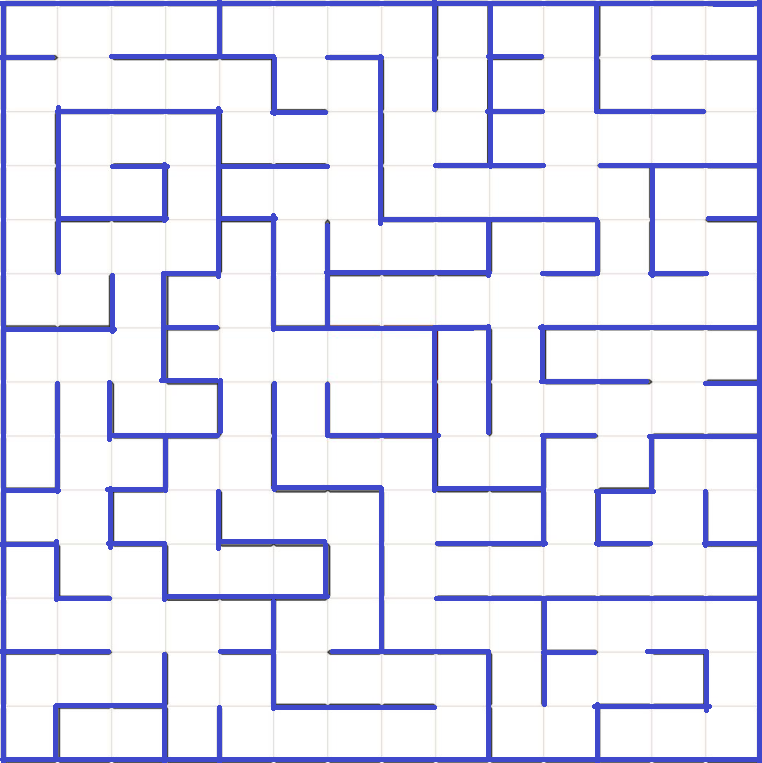
#> input picture maze-solving-bot-simulator/Maze.bk.png, 762 x 763 px
$ python -i utils.py   (imports and definitions only)
#> lines starting #> are read from the running program, lines starting #| are printed output that depends on the picture; after the words box and inside, x2 and y2 are one past the last pixel; in counts of white or black regions, pixels touching at a corner belong together
#> further down, picture is the input picture: shape (763, 762, 3); mean B, G, R 245.6, 232.1, 231.3
import cv2
import numpy

import robot
from datatypes import Direction


# [48 lines left out: functions open_image, refresh_screen, draw_robot, not called in this run]


def apply_vision_filter(img):
    """Apply a filtered image to use for sensor functionality"""

    greyscale = cv2.cvtColor(img, cv2.COLOR_BGR2GRAY)
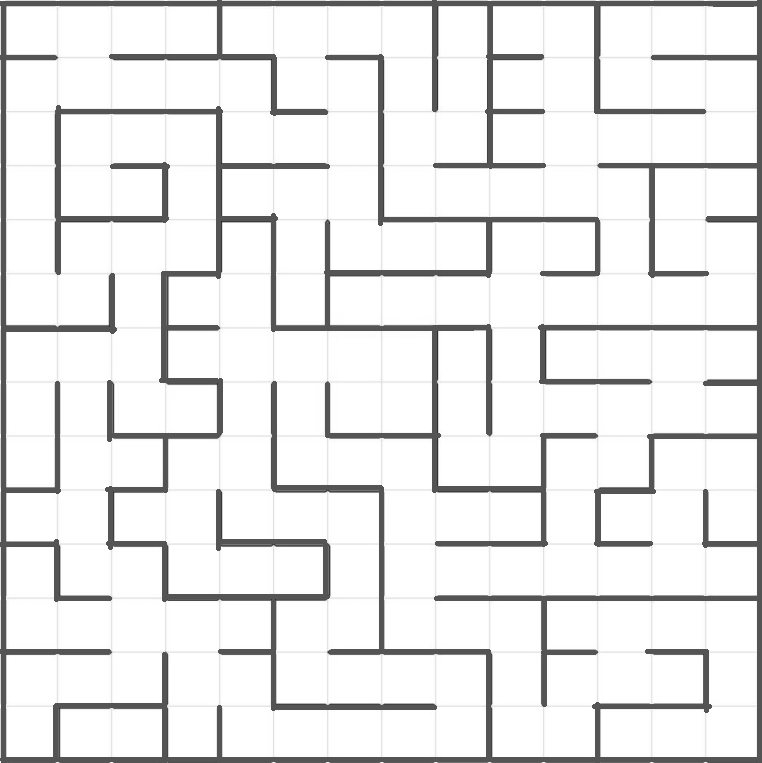
#> greyscale: shape (763, 762); min 33, max 255, mean 233.3
    blurred = cv2.medianBlur(greyscale, 5)
    threshholded = cv2.adaptiveThreshold(blurred, 255, cv2.ADAPTIVE_THRESH_MEAN_C, cv2.THRESH_BINARY, 5, 3)
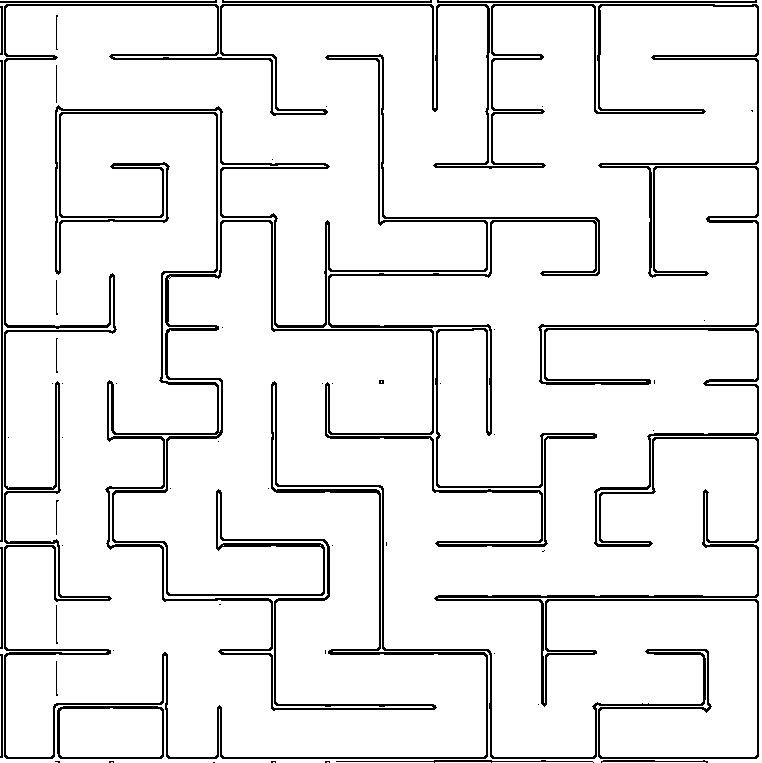
#> threshholded: shape (763, 762); 91.5% white; black in thin lines or dots
    kernel = numpy.ones((3, 3), numpy.uint8)
    dilated = cv2.dilate(threshholded, kernel, iterations=1)
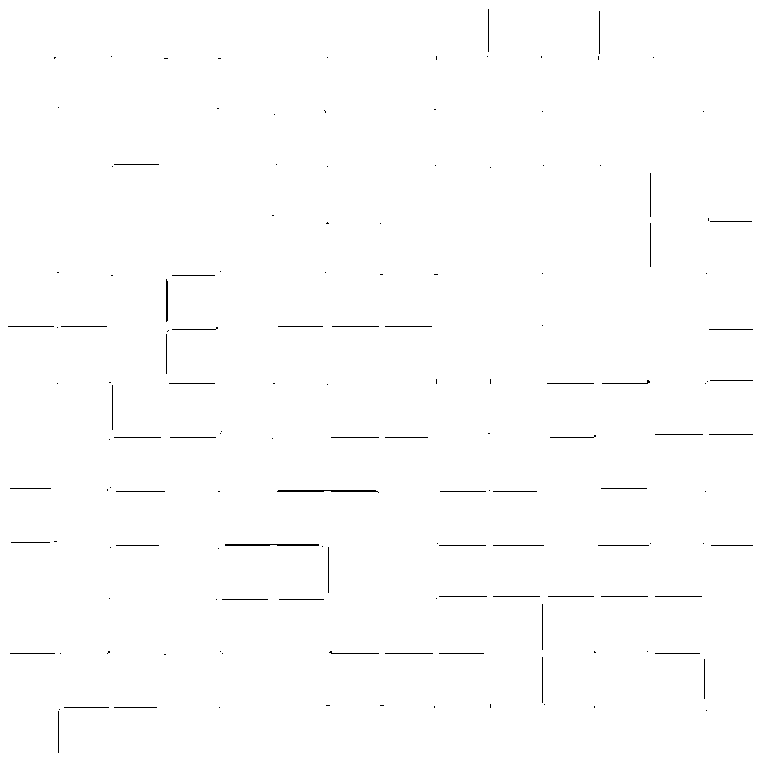
#> dilated: shape (763, 762); 99.4% white; black in thin lines or dots
    eroded = cv2.erode(dilated, kernel, iterations=1)
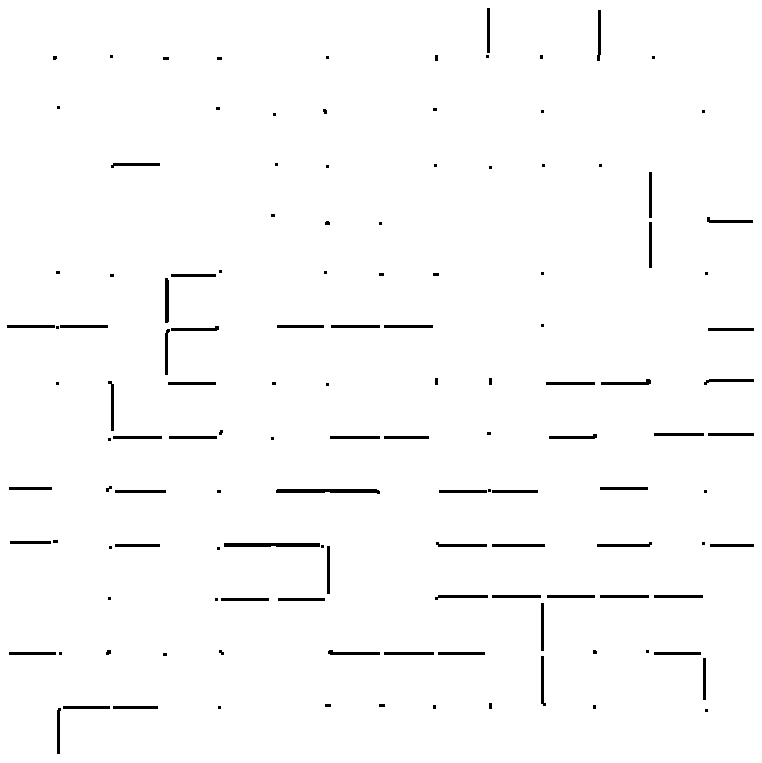
#> eroded: shape (763, 762); 98.3% white; 128 black regions (64 under 20 px), largest, box (x1, y1, x2, y2) and area: (276, 489, 380, 494) 409, (224, 543, 320, 547) 379, (165, 278, 169, 323) 177
    return eroded


# [8 lines left out: function apply_ground_filter, not called in this run]

>>> import cv2
>>> picture = cv2.imread('Maze.bk.png')
>>> result = apply_vision_filter(picture)

$ run again, on maze-solving-bot-simulator/Maze.png
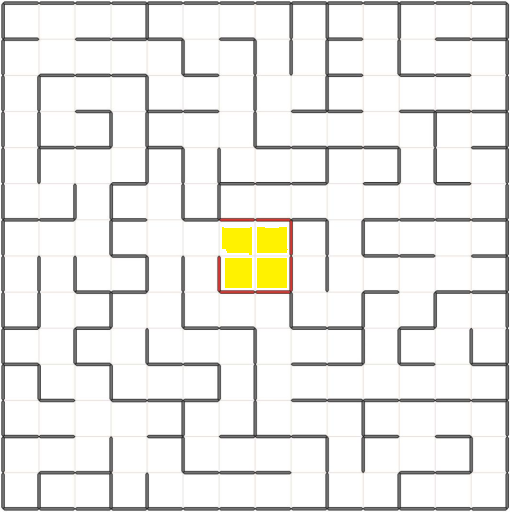
#> input picture maze-solving-bot-simulator/Maze.png, 510 x 512 px
#> picture is the input picture: shape (512, 510, 3); mean B, G, R 232.8, 236.1, 236.7
#> in apply_vision_filter, `threshholded = cv2.adaptiveThreshold(blurred, 255, cv2.ADAPTIVE_THRESH..`:
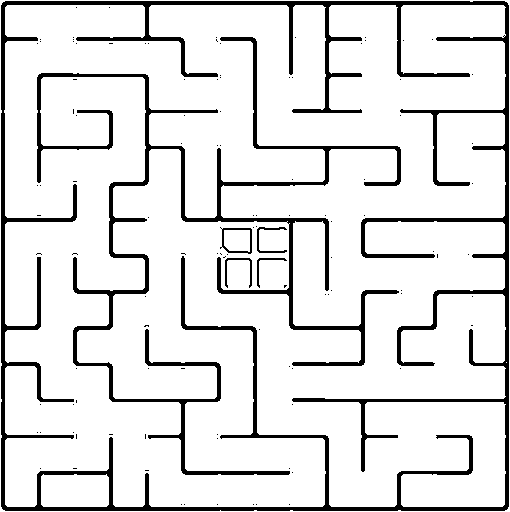
#> threshholded: shape (512, 510); 88.1% white; 112 black regions (106 under 20 px), largest, box (x1, y1, x2, y2) and area: (1, 1, 509, 511) 19671, (37, 37, 401, 475) 10639, (220, 227, 252, 254) 202, (257, 227, 287, 253) 163, (225, 258, 252, 288) 162, (257, 258, 287, 288) 114
#> dilated: shape (512, 510); 94.6% white; black in thin lines or dots
#> in apply_vision_filter, `eroded = cv2.erode(dilated, kernel, iterations=1)`:
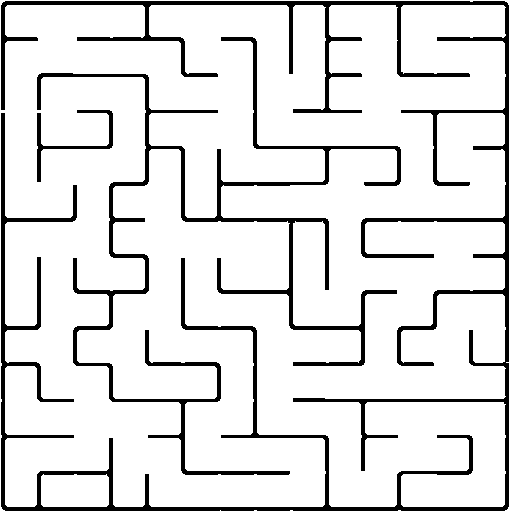
#> eroded: shape (512, 510); 88.4% white; 3 black regions, box (x1, y1, x2, y2) and area: (1, 1, 509, 511) 19615, (37, 37, 401, 475) 9864, (37, 110, 113, 182) 731
